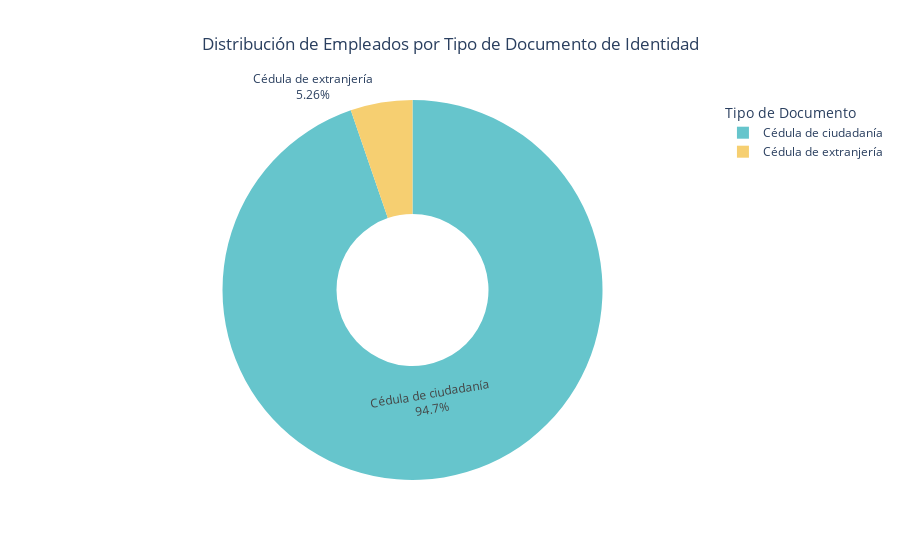

Notebook cell for this chart:
### Code cell
# Script para generar gráficos BI con Plotly Express (Distribución de Empleados por Tipo de Documento de Identidad)

import pandas as pd
import plotly.express as px
from db_connection import get_engine, get_connection # Asegúrate de que este módulo esté accesible

print("\n--- Bloque 13: Generación de Gráfico BI - Distribución de Empleados por Tipo de Documento de Identidad ---")

conexion = None
try:
    print("Estableciendo conexión a la base de datos para la visualización...")
    engine = get_engine()
    conexion = get_connection()
    print("✅ Conexión a la base de datos establecida.")

    # 1. Cargar la columna 'identity_document_type' de la tabla 'employees'
    print("\nCargando columna 'identity_document_type' de la tabla 'employees'...")
    df_employees = pd.read_sql("SELECT identity_document_type FROM employees;", engine)
    print(f"DataFrame de 'employees' cargado. Registros: {len(df_employees)}")

    # 2. Limpiar y preparar los datos
    # Rellenar valores nulos o vacíos en 'identity_document_type' con 'Desconocido'
    # También limpiar espacios en blanco si los hubiera
    df_employees['identity_document_type'] = df_employees['identity_document_type'].astype(str).str.strip().replace('', 'Desconocido').fillna('Desconocido')

    # 3. Contar la frecuencia de cada tipo de documento
    print("\nContando empleados por tipo de documento de identidad...")
    document_type_counts = df_employees['identity_document_type'].value_counts().reset_index()
    document_type_counts.columns = ['Document_Type', 'Employee_Count']

    print("Conteo de empleados por tipo de documento:")
    print(document_type_counts)

    # 4. Generar el gráfico de torta interactivo con Plotly Express
    print("\nGenerando gráfico de torta interactivo de 'Distribución de Empleados por Tipo de Documento de Identidad'...")
    fig = px.pie(document_type_counts,
                 values='Employee_Count',
                 names='Document_Type',
                 title='Distribución de Empleados por Tipo de Documento de Identidad',
                 color_discrete_sequence=px.colors.qualitative.Pastel, # Una paleta de colores suave y bonita
                 hole=0.4 # Crea un gráfico de dona para un mejor impacto visual
                )

    fig.update_traces(textinfo='percent+label', # Muestra el porcentaje y la etiqueta en las rebanadas
                      hovertemplate='<b>%{label}</b><br>Empleados: %{value}<br>Porcentaje: %{percent:.1%}<extra></extra>' # Información detallada al pasar el ratón
                     )
    fig.update_layout(title_x=0.5, # Centrar el título
                      legend_title_text='Tipo de Documento') # Título para la leyenda

    # 5. Mostrar el gráfico
    fig.show()
    print("✅ Gráfico 'Distribución de Empleados por Tipo de Documento de Identidad' generado y mostrado.")

except Exception as e:
    print(f"\n❌❌ Ocurrió un error general: {e}")
    print("Asegúrate de que la tabla 'employees' existe y tiene la columna 'identity_document_type'.")
finally:
    if conexion and conexion.is_connected():
        conexion.close()
        print("✅ Conexión a la base de datos cerrada.")

print("\n--- Fin del Bloque de Generación de Gráficos ---")

### Figure 1 — Plotly figure (JSON) as saved in the notebook; plotly's stock layout.template omitted (floating-point values rounded to 4 significant figures)
{"data": [{"domain": {"x": [0, 1], "y": [0, 1]}, "hole": 0.4, "hovertemplate": "<b>%{label}</b><br>Empleados: %{value}<br>Porcentaje: %{percent:.1%}<extra></extra>", "labels": ["Cédula de ciudadanía", "Cédula de extranjería"], "legendgroup": "", "name": "", "showlegend": true, "textinfo": "percent+label", "type": "pie", "values": [36, 2]}], "layout": {"legend": {"title": {"text": "Tipo de Documento"}, "tracegroupgap": 0}, "piecolorway": ["rgb(102, 197, 204)", "rgb(246, 207, 113)", "rgb(248, 156, 116)", "rgb(220, 176, 242)", "rgb(135, 197, 95)", "rgb(158, 185, 243)", "rgb(254, 136, 177)", "rgb(201, 219, 116)", "rgb(139, 224, 164)", "rgb(180, 151, 231)", "rgb(179, 179, 179)"], "title": {"text": "Distribución de Empleados por Tipo de Documento de Identidad", "x": 0.5}}}
